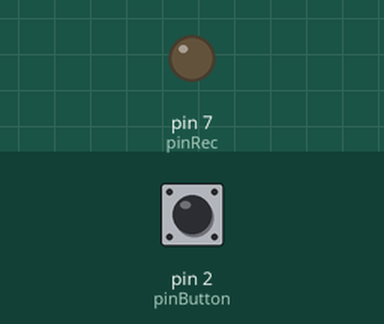
Simulated run of this sketch. Board: Arduino Uno, built with avr-gcc and run on an emulated ATmega328P. Parts: output pins drawn as LEDs (lit = HIGH). The test bench sets the inputs (shaded band); at power-on: pin 2 (pinButton) LOW.

Above: at 1.2 s.
1.3 s: pin 2 (pinButton) pulled HIGH for 0.15 s
At 1.4 s:
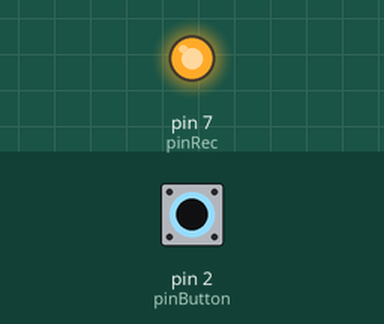
Timing chart, 0 to 4.3 s (numbered marks = the images above; inputs shaded):
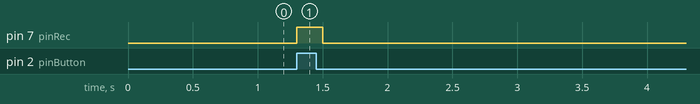

Measured:
- after the input at 1.3 s, pin 7 (pinRec): LOW → HIGH at once, → LOW 0.20 s later

The sketch:

grooverecorder.ino
```cpp
// demo for Grove - Recorder

const int pinButton = 2;
const int pinRec = 7;

void setup()
{
    pinMode(pinButton, INPUT);
    pinMode(pinRec, OUTPUT);
}

void loop()
{
    if(digitalRead(pinButton))      // button pressed
    {
        digitalWrite(pinRec, HIGH);
        delay(200);
        digitalWrite(pinRec, LOW);
        while(digitalRead(pinButton));  // until button release
    }
    delay(10);
}
```
